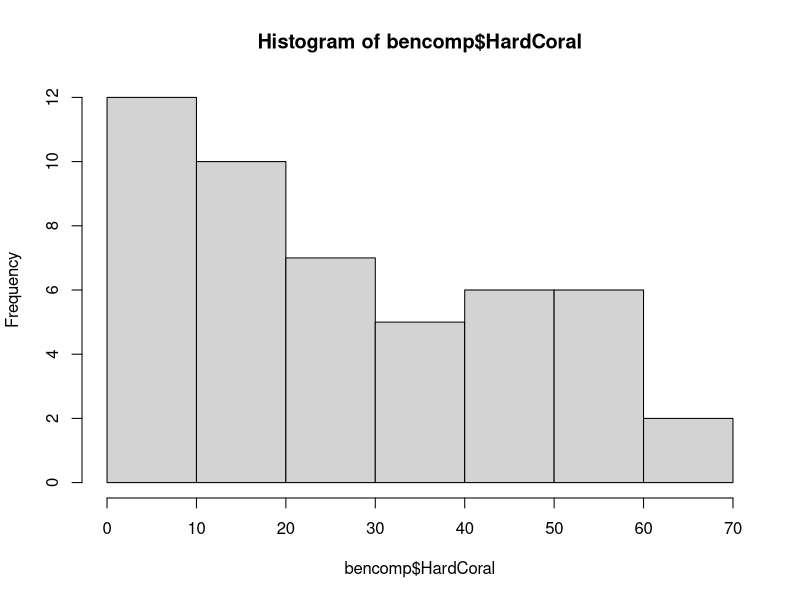
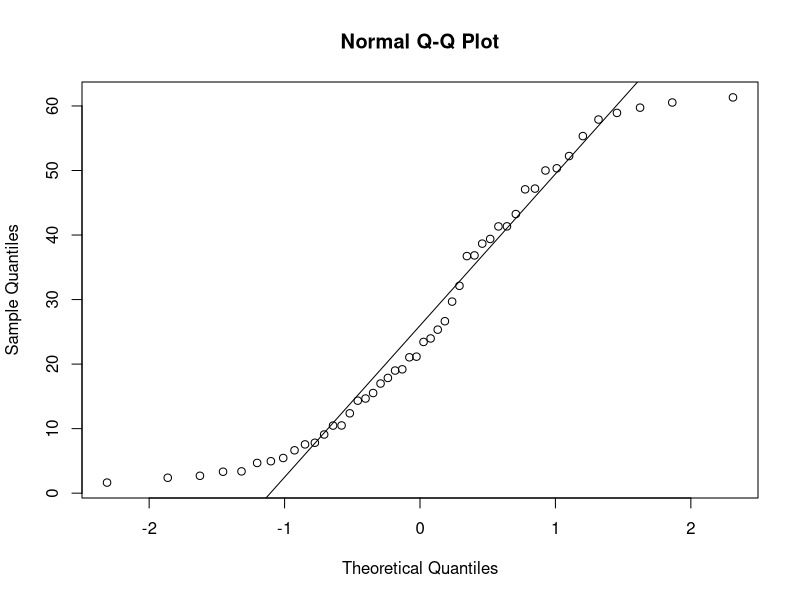
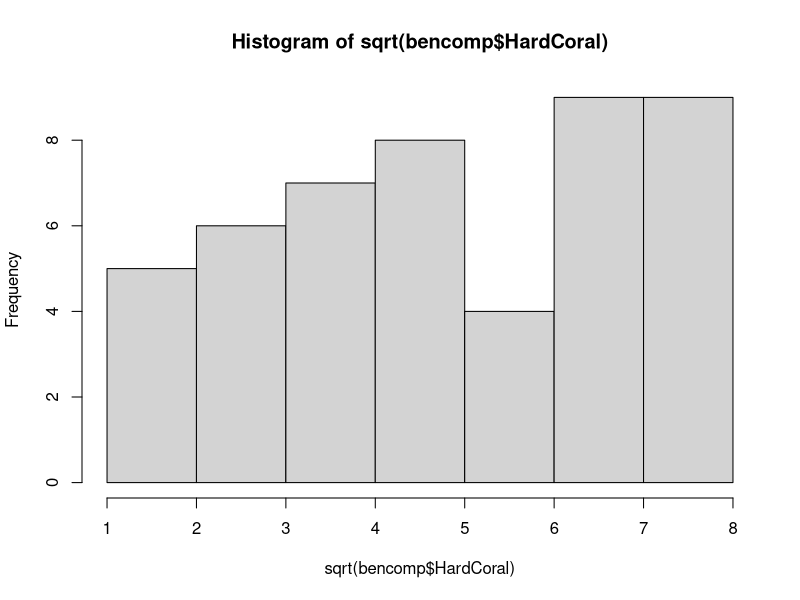
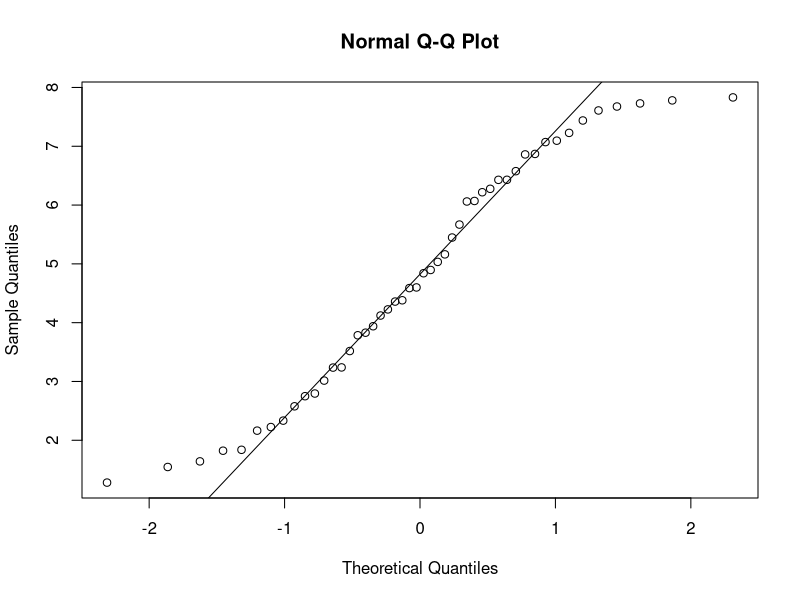
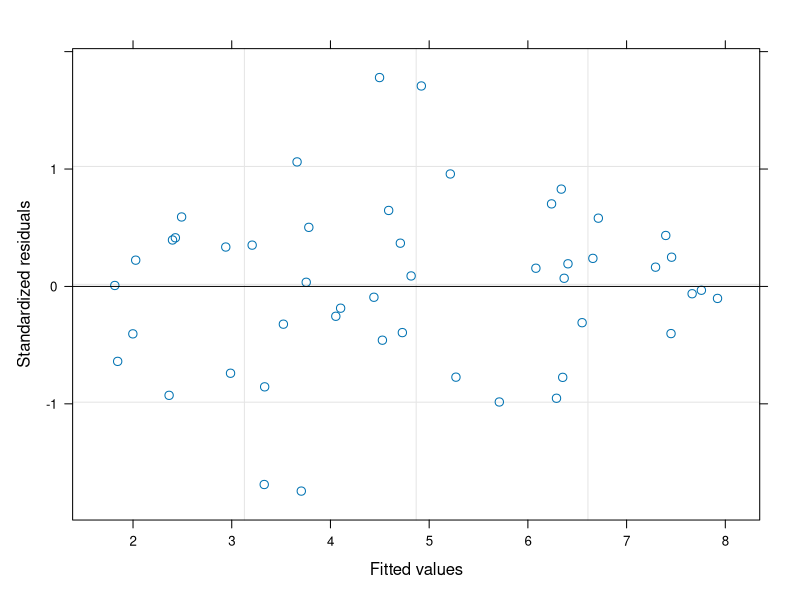
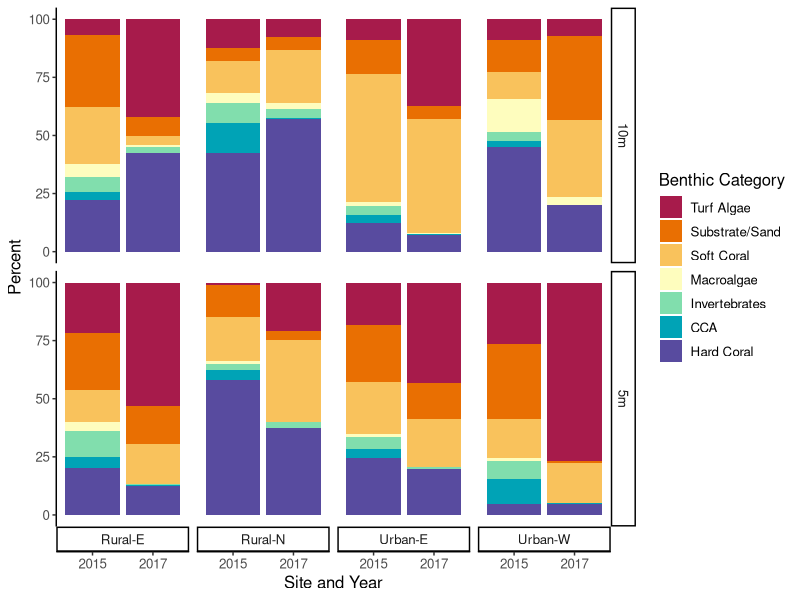
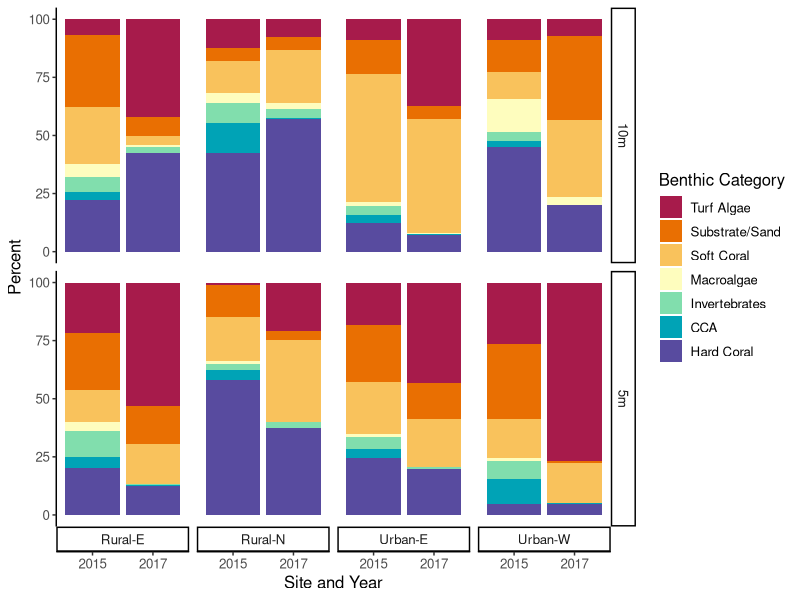

The R source for these figures, in order:
## ---- chunk 1
knitr::opts_chunk$set(echo = TRUE)
## ---- chunk 2
library(here)
bencomp <- read.csv(here::here('data/bencomp-transect-20152017.csv'))

# change variables to factors
bencomp$Year <- as.factor(bencomp$Year)
bencomp$Site2 <- as.factor(bencomp$Site2)
bencomp$Depth <- as.factor(bencomp$Depth)
head(bencomp)
## ---- chunk 3
hist(bencomp$HardCoral)
qqnorm(bencomp$HardCoral)
qqline(bencomp$HardCoral)
library(car)
leveneTest(HardCoral ~ Year * Site2 * Depth, 
           data = bencomp)

hist(sqrt(bencomp$HardCoral))
qqnorm(sqrt(bencomp$HardCoral))
qqline(sqrt(bencomp$HardCoral))
leveneTest(sqrt(HardCoral) ~ Year * Site2 * Depth, 
           data = bencomp)
## ---- chunk 4
library(nlme)
cor.lme <- lme(sqrt(HardCoral) ~ Site2 * Depth * Year, 
               random = ~1|num_id, 
               data = bencomp, na.action = na.exclude)
cor.lme
summary(cor.lme)
plot(cor.lme)
Anova(cor.lme) # car package

library(emmeans)
tuk.cor <- emmeans(cor.lme, list(pairwise ~ Site2:Depth:Year), adjust = "tukey")

pair.cor <- as.data.frame(tuk.cor$`pairwise differences of Site2, Depth, Year`)

sig.pair.cor <- pair.cor[which(pair.cor$p.value < 0.05),]
sig.pair.cor
## ---- chunk 5
## summarized by coral site depth year
library(tidyr)
library(dplyr)
coral.ave <- bencomp %>% 
   group_by(Site2, Depth, Year) %>% 
   dplyr::summarize(corave = mean(HardCoral),
                    corSE = sd(HardCoral)/sqrt(n()))
#    
# library(ggpubr) 
# ggboxplot(
#   ACRtab, x = "Site", y = "tottab", facet.by = 'Depth',
#   color = "Year", palette = "jco"
#   )

# site and depth average across years
bencomp %>% 
   group_by(Site2, Depth) %>% 
   dplyr::summarize(corave = mean(HardCoral),
                    corSE = sd(HardCoral)/sqrt(n()))
## ---- chunk 6
library(dplyr)
bencomp_long <- bencomp %>% 
   pivot_longer(CCA:Turf, names_to = 'Major.Category', values_to = 'Percent') %>% 
   group_by(Year, Site2, Depth, Major.Category) %>% 
   dplyr::summarize(ave = mean(Percent))
## ---- chunk 7
bencomp_long$Major.Category <- as.factor(bencomp_long$Major.Category)
levels(bencomp_long$Major.Category)

bencomp_long$Major.Category <- relevel(bencomp_long$Major.Category, ref = "HardCoral")

bencomp$Depth <- relevel(bencomp$Depth, ref = "5m")
head(bencomp_long)

library(ggplot2)
library(colorspace)
ggplot(bencomp_long, 
       aes(x=Year,y = ave, fill= factor(Major.Category,
                                        levels = c("Turf","Substrate.Sand", "SoftCoral","Macroalgae", "Invert", "CCA", "HardCoral")))) + 
   geom_bar( position="stack", stat="identity") +   facet_grid(Depth~Site2,switch = "x") +
   labs(x = "Site and Year", y = "Percent") +
   theme_classic() +
   #theme(plot.title = element_text("sans", "bold",color = "black", 25)) +
   theme(panel.border = element_blank(), 
         panel.grid.major = element_blank(),
         panel.grid.minor = element_blank(),
         panel.background = element_blank(),
         text = element_text(size = 12)) +
   scale_fill_discrete_divergingx("Spectral", 
                                  name = "Benthic Category",
                                  labels = c("Turf Algae","Substrate/Sand", "Soft Coral","Macroalgae", "Invertebrates", "CCA", "Hard Coral"))

ggsave(here::here('figures/TL2015-2017_bencomp_bargraph.pdf'),
       height = 4, width = 7, dpi = 300)
